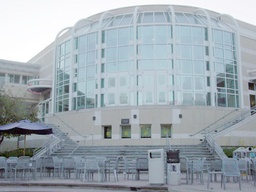
#> input picture price_center20.JPG, 256 x 192 px, shrunk from 600 x 450 before the run
$ jupyter execute --allow-errors 'Homework Prob3 & 4.ipynb'   (older library calls are emulated)
#> lines starting #> are read from the running program, lines starting #| are printed output that depends on the picture; after the words box and inside, x2 and y2 are one past the last pixel; in counts of white or black regions, pixels touching at a corner belong together
[cell 1]
import numpy as np
from PIL import Image
import matplotlib.pyplot as plt
import matplotlib.patches as patches
# open the input images
I1 = np.array(Image.open('price_center20.JPG'), dtype='float')/255.
I2 = np.array(Image.open('price_center21.JPG'), dtype='float')/255.
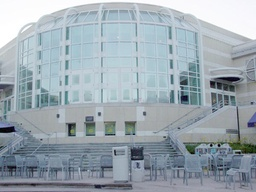
#> input picture price_center21.JPG, 256 x 192 px, shrunk from 600 x 450 before the run

# Display the input images
plt.figure(figsize=(14,8))
plt.subplot(1,2,1)
plt.imshow(I1)
plt.subplot(1,2,2)
plt.imshow(I2)
plt.show()

[cell 2]
def corner(I, w, t, w_nms):
# inputs:
# I is the input image (may be mxn for BW or mxnx3 for RGB)
# w is the size of the window used to compute the gradient matrix N
# t is the minor eigenvalue threshold
# w_nms is the size of the window used for nonmaximal supression
# outputs:
# J0 is the mxn image of minor eigenvalues of N before thresholding
# J1 is the mxn image of minor eigenvalues of N after thresholding
# J2 is the mxn image of minor eigenvalues of N after nonmaximal supression
# pts0 is the 2xk list of coordinates of (pixel accurate) corners
# (ie. coordinates of nonzero values of J2)
# pts1 is the 2xk list of coordinates of subpixel accurate corners
# found using the Forstner detector

    """your code here"""
#> called with w = 13, t = 0.00025, w_nms = 7
    if I.shape[2]==3:
        r, g, b = I[:,:,0], I[:,:,1], I[:,:,2]
        I = 0.2989 * r + 0.5870 * g + 0.1140 * b


    m,n = I.shape[:2]
#> m = 192; n = 256

    J0 = np.zeros((m,n))
    J1 = np.zeros((m,n))
    J2 = np.zeros((m,n))

    w_2=(w-1)//2
    w_num_2=(w_nms-1)//2

    thres=t
    kx=np.array([-1,8,0,-8,1])/12

    Ix0 = np.zeros((m,n))
    Iy0 = np.zeros((n,m))

    for i in range(len(I)):
        Ix0[i]=np.convolve(kx,I[i],'same')

    for i in range(len(I.transpose())):
        Iy0[i]=np.convolve(kx,I.transpose()[i],'same')
    Iy0=Iy0.transpose()
#> Iy0: shape (192, 256) float64

    IxIx=np.multiply(Ix0,Ix0)
    IxIy=np.multiply(Ix0,Iy0)
    IyIx=np.multiply(Iy0,Ix0)
    IyIy=np.multiply(Iy0,Iy0)
    N=np.zeros((2,2))

    pts0 = np.array([0,0])
    pts1 = np.array([0,0])
    N2=np.zeros((2,1))

    for i in range(w_2,m-w_2):
        for j in range(w_2,n-w_2):
            N[0][0]=np.sum(IxIx[i-w_2:i+w_2+1,j-w_2:j+w_2+1])/(w*w)
            N[0][1]=np.sum(IxIy[i-w_2:i+w_2+1,j-w_2:j+w_2+1])/(w*w)
            N[1][0]=np.sum(IyIx[i-w_2:i+w_2+1,j-w_2:j+w_2+1])/(w*w)
            N[1][1]=np.sum(IyIy[i-w_2:i+w_2+1,j-w_2:j+w_2+1])/(w*w)

            #sq_temp=np.trace(N)**2-4*np.linalg.det(N)

            lbd_l=(np.trace(N)-abs(np.trace(N)**2-4*np.linalg.det(N))**0.5)/2
            #lbd_l=(np.trace(N)-((sq_temp>0)*sq_temp)**0.5)/2

            J0[i][j]=lbd_l
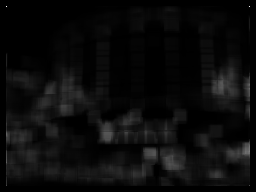
#> J0: shape (192, 256) float64; min 0, max 0.0237, mean 0.00108; drawn with min black and max white
#> after the loop, N = [[0.00695, 8.13e-05], [8.13e-05, 0.0107]]

    J1=np.multiply(J0>thres,J0)

    for i in range(w_num_2,m-w_num_2):
        for j in range(w_num_2,n-w_num_2):
            J2[i][j]=(J1[i][j] == np.max(J1[i-w_num_2:i+w_num_2+1,j-w_num_2:j+w_num_2+1]))*J1[i][j]

    for i in range(m):
        for j in range(n):
            if J2[i][j]>0:
                pts0=np.row_stack((pts0, np.array([i,j])))

    pts0=np.delete(pts0,0,0)

    for [i,j] in pts0:

        x_temp=np.dot(np.ones((w,1)),np.array([range(i-w_2,i+w_2+1)]))
        y_temp=np.dot(np.ones((w,1)),np.array([range(j-w_2,j+w_2+1)]))
        x_temp=x_temp.transpose()

        N[0][0]=np.sum(IxIx[i-w_2:i+w_2+1,j-w_2:j+w_2+1])
        N[0][1]=np.sum(IxIy[i-w_2:i+w_2+1,j-w_2:j+w_2+1])
        N[1][0]=np.sum(IyIx[i-w_2:i+w_2+1,j-w_2:j+w_2+1])
        N[1][1]=np.sum(IyIy[i-w_2:i+w_2+1,j-w_2:j+w_2+1])

        N2[0]=np.sum(np.multiply(x_temp,IxIx[i-w_2:i+w_2+1,j-w_2:j+w_2+1])+\
                     np.multiply(y_temp,IxIy[i-w_2:i+w_2+1,j-w_2:j+w_2+1]))

        N2[1]=np.sum(np.multiply(x_temp,IxIy[i-w_2:i+w_2+1,j-w_2:j+w_2+1])+\
                     np.multiply(y_temp,IyIy[i-w_2:i+w_2+1,j-w_2:j+w_2+1]))

        pts1=np.row_stack((pts1, np.linalg.solve(N,N2).transpose()))
#> this loop made 206 passes
#> pts1 on passes 1 to 3: [[0, 0], [5.68, 5.68]], [[0, 0], [5.68, 5.68], [9.97, 105]], [[0, 0], [5.68, 5.68], [9.97, 105], [9.12, 210]]
#> after the loop, N = [[1.17, 0.0137], [0.0137, 1.8]]; N2 = [222.1, 452.3]; pts1 = 207 pairs, first value 0 to 186.6, second value 0 to 253.1

    pts1=np.delete(pts1,0,0)
#> pts1 = 206 pairs, first value 5.68 to 186.6, second value 4.5 to 253.1
    pts0=pts0.transpose()
    pts1=pts1.transpose()

    return J0, J1, J2, pts0, pts1

[cell 3]
# parameters to tune
w=13
t=0.00025
w_nms=7
# extract corners
J1_0, J1_1, J1_2, pts1_0, pts1_1 = corner(I1, w, t, w_nms)
J2_0, J2_1, J2_2, pts2_0, pts2_1 = corner(I2, w, t, w_nms)
#> call 2 of corner, with w = 13, t = 0.00025, w_nms = 7
#> after the loop in corner (call 2), `for i in range(len(I)):`:
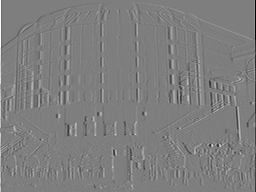
#> Ix0: shape (192, 256) float64; min -0.578, max 0.586, mean -5.02e-05; drawn with min black and max white
#> after the loop in corner (call 2), `for i in range(len(I.transpose())):`:
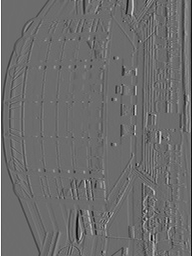
#> Iy0: shape (256, 192) float64; min -0.443, max 0.594, mean -0.00114; drawn with min black and max white
#> after the loop in corner (call 2), `for i in range(w_2,m-w_2):`:
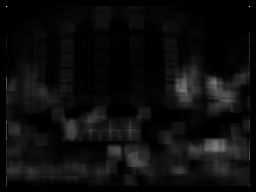
#> J0: shape (192, 256) float64; min 0, max 0.0245, mean 0.00127; drawn with min black and max white
#> after the loop in corner (call 2), `for i in range(w_2,m-w_2):`: N = [[0.00912, 8.12e-05], [8.12e-05, 0.0115]]
#> the loop in corner (call 2), `for [i,j] in pts0: ` made 212 passes
#> pts1 on passes 1 to 3: [[0, 0], [5.68, 5.68]], [[0, 0], [5.68, 5.68], [9.42, 63]], [[0, 0], [5.68, 5.68], [9.42, 63], [8.39, 174]]
#> after the loop in corner (call 2), `for [i,j] in pts0:`: N = [[1.54, 0.0137], [0.0137, 1.95]]; N2 = [289.4, 486.9]; pts1 = 213 pairs, first value 0 to 185.6, second value 0 to 252.6
#> in corner (call 2), `pts1=np.delete(pts1,0,0)`: pts1 = 212 pairs, first value 5.68 to 185.6, second value 3.06 to 252.6
# Display results
plt.figure(figsize=(14,24))
# show pre-thresholded corner heat map
plt.subplot(4,2,1)
plt.imshow(J1_0)
plt.subplot(4,2,2)
plt.imshow(J2_0)
# show thresholded corner heat map
plt.subplot(4,2,3)
plt.imshow(J1_1)
plt.subplot(4,2,4)
plt.imshow(J2_1)
# show corner heat map after nonmaximal supression
plt.subplot(4,2,5)
plt.imshow(J1_2)
plt.subplot(4,2,6)
plt.imshow(J2_2)
# show corners on origional images
ax = plt.subplot(4,2,7)
plt.imshow(I1)
# draw rectangles of size w around corners
for i in range(pts1_0.shape[1]):
    y,x = pts1_0[:,i]
    ax.add_patch(patches.Rectangle((x-w/2,y-w/2),w,w, fill=False))
#> this loop made 206 passes
#> (y, x) on passes 1 to 3: (6, 6), (6, 105), (6, 210)
plt.plot(pts1_0[1,:], pts1_0[0,:], '.r') # display pixel accurate corners
plt.plot(pts1_1[1,:], pts1_1[0,:], '.g') # display subpixel corners
plt.title('found %d corners'%pts1_0.shape[1])
ax = plt.subplot(4,2,8)
plt.imshow(I2)
for i in range(pts2_0.shape[1]):
    y,x = pts2_0[:,i]
    ax.add_patch(patches.Rectangle((x-w/2,y-w/2),w,w, fill=False))
#> this loop made 212 passes
#> (y, x) on passes 1 to 3: (6, 6), (6, 63), (6, 174)
plt.plot(pts2_0[1,:], pts2_0[0,:], '.r')
plt.plot(pts2_1[1,:], pts2_1[0,:], '.g')
plt.title('found %d corners'%pts2_0.shape[1])
plt.show()

[cell 4]
def match(I1, I2, pts1, pts2, w, t, d, p):
    # inputs:
    # I1, I2 are the input images
    # pts1, pts2 are the point to be matched
    # w is the size of the window to compute correlation coefficients
    # t is the correlation coefficient threshold
    # d distance ration threshold
    # p is the proximity threshold
    # outputs:
    # inds is a 2xk matrix of matches where inds[0,i] indexs a point pts1
    # and inds[1,i] indexs a point in pts2, where k is the number of matches
    # scores is a vector of length k that contains the correlation
    # coefficients of the matches
    """your code here"""
#> called with pts1 = array of shape (2, 206), pts2 = array of shape (2, 212), w = 35, t = 0.3, d = 1.1, p = 88

    pts1=pts1.transpose()
#> pts1 = 206 pairs, first value 5.68 to 186.6, second value 4.5 to 253.1
    pts2=pts2.transpose()
#> pts2 = 212 pairs, first value 5.68 to 185.6, second value 3.06 to 252.6

    w_2=(w-1)//2
    m_corr,n_corr = 0,0
    corr_mat = np.zeros((pts1.shape[0],pts2.shape[0]))-1


    '''
        I1_bw=
        r, g, b = I[:,:,0], I[:,:,1], I[:,:,2]
        I = 0.2989 * r + 0.5870 * g + 0.1140 * b
    '''


    for [i1,j1] in pts1:
        if (i1-w_2<0) or (i1+w_2+1>I1.shape[0]) or (j1-w_2 < 0) or (j1 + w_2+1>I1.shape[1]):
            m_corr=m_corr+1
            n_corr=0
            continue

        i1=int(round(i1))
        j1=int(round(j1))


        win_temp0=I1[i1-w_2:i1+w_2+1,j1-w_2:j1+w_2+1][0]
        win_temp1=I1[i1-w_2:i1+w_2+1,j1-w_2:j1+w_2+1][1]
        win_temp2=I1[i1-w_2:i1+w_2+1,j1-w_2:j1+w_2+1][2]

        win_mean1_0= win_temp0 - np.mean(win_temp0)
        win_mean1_1= win_temp1 - np.mean(win_temp1)
        win_mean1_2= win_temp2 - np.mean(win_temp2)

        win_sigma1_0=(np.sum(win_mean1_0**2))**0.5
        win_sigma1_1=(np.sum(win_mean1_1**2))**0.5
        win_sigma1_2=(np.sum(win_mean1_2**2))**0.5


        for [i2,j2] in pts2:


            if i2-w_2<0 or i2+w_2+1>I2.shape[0] or j2-w_2 < 0 or j2 + w_2+1>I2.shape[1]:
                n_corr=n_corr+1
                continue

            i2=int(round(i2))
            j2=int(round(j2))

            if np.linalg.norm(np.array(([i1-i2,j1-j2]))) < p:

                win_temp0=I2[i2-w_2:i2+w_2+1,j2-w_2:j2+w_2+1][0]
                win_temp1=I2[i2-w_2:i2+w_2+1,j2-w_2:j2+w_2+1][1]
                win_temp2=I2[i2-w_2:i2+w_2+1,j2-w_2:j2+w_2+1][2]

                win_mean2_0= win_temp0 - np.mean(win_temp0)
                win_mean2_1= win_temp1 - np.mean(win_temp1)
                win_mean2_2= win_temp2 - np.mean(win_temp2)

                win_sigma2_0=(np.sum(win_mean2_0**2))**0.5
                win_sigma2_1=(np.sum(win_mean2_1**2))**0.5
                win_sigma2_2=(np.sum(win_mean2_2**2))**0.5

                corr_val0=np.sum(np.multiply(win_mean1_0,win_mean2_0))/(win_sigma1_0*win_sigma2_0)
                corr_val1=np.sum(np.multiply(win_mean1_1,win_mean2_1))/(win_sigma1_1*win_sigma2_1)
                corr_val2=np.sum(np.multiply(win_mean1_2,win_mean2_2))/(win_sigma1_2*win_sigma2_2)

                #corr_mat[m_corr][n_corr]=np.sum(np.multiply(win_mean1,win_mean2))/\
                #(win_sigma1*win_sigma2)

                corr_mat[m_corr][n_corr]=min(corr_val0,corr_val1,corr_val2)

            n_corr=n_corr+1
        m_corr=m_corr+1
        n_corr=0
#> this loop made 206 passes
#> (i1, j1) on passes 1, 2, 3, 4, 5, 6, 7, 9, 10, 11, 12, 13: (5.68, 5.68), (9.97, 105), (9.12, 210), (5.68, 249.3), (12.07, 167.8), (13.39, 137), (15.57, 201.4), (14.38, 147.8), (16.19, 142.9), (14.85, 165.1), (16.56, 173.3), (16.48, 194.6)
#> (i1, j1, win_sigma1_0, win_sigma1_1, win_sigma1_2) on passes 8, 14, 15, 16, 17, 19: (19, 103, 0.0462, 0.0468, 0.0456), (20, 222, 0.0857, 0.0902, 0.0944), (22, 91, 0.0408, 0.0431, 0.0443), (19, 114, 0.0587, 0.0666, 0.0585), (26, 167, 0.312, 0.381, 0.386), (30, 211, 0.971, 0.527, 0.674)
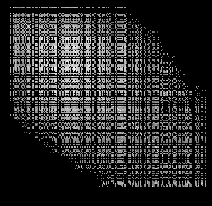
#> corr_mat: shape (206, 212) float64; min -1, max 0.986, mean -0.663; drawn with min black and max white
#> after the loop, m_corr = 206
    print('coeff done')

    corr_mask = np.ones((list(corr_mat.shape)), dtype = np.bool)
    inds=np.zeros((1,2),dtype=int)

    for i in range(corr_mask.shape[0]):
        for j in range(corr_mask.shape[1]):

            if corr_mask[i][j] and corr_mat[i][j]>t:
                max_temp=corr_mat[i][j]
                corr_mat[i][j]=-1
                max_next=max(max(corr_mat[i,:]),max(corr_mat[:,j]))
                corr_mat[i][j]=max_temp
                if (1-max_temp)<(1-max_next)*d:
                    inds= np.row_stack((inds,np.array(([i,j]))))
                    corr_mask[i,:]=False
                    corr_mask[:,j]=False
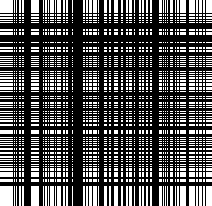
#> corr_mask: shape (206, 212) bool; 30.8% white in thin lines or dots

    inds=(inds.transpose())
    inds=np.delete(inds,0,1)


    print('loop end')

    scores = np.random.rand(200)
    return inds, scores

[cell 5]
#parameters to tune
w1 = 35
t1 = 0.3
d1 = 1.1
p1 = 88
# do the matching
inds, scores = match(I1, I2, pts1_1, pts2_1, w1, t1, d1, p1)
#> scores = 200 values, max 0.999 at index 149, min 0.0047 at index 99, mean 0.5
# display the results
plt.figure(figsize=(14,8))
ax1 = plt.subplot(1,2,1)

#plt.imshow(np.hstack((I1,I2)))
plt.imshow(I1)
ax2 = plt.subplot(1,2,2)
plt.imshow(I2)
for i in range(inds.shape[1]):
    ii = inds[0,i]
    jj = inds[1,i]
    x1 = pts1_1[0,ii]
    x2 = pts2_1[0,jj]# + I1.shape[1]
    y1 = pts1_1[1,ii]
    y2 = pts2_1[1,jj]

    x1,y1=y1,x1
    x2,y2=y2,x2

    ax1.plot([x1, x2],[y1, y2],'-r')

    ax2.plot([x1, x2],[y1, y2],'-r')

    ax1.add_patch(patches.Rectangle((x1-w1/2,y1-w1/2),w1,w1, fill=False))
    ax2.add_patch(patches.Rectangle((x2-w1/2,y2-w1/2),w1,w1, fill=False))
#> this loop made 93 passes
#> (ii, jj, x1, x2, y1, y2) on pass 1: (13, 13, 221.6, 184.6, 19.6, 20.14)

plt.title('found %d putative matches' %inds.shape[1])

plt.show()

[cell 6]
### correlation coefficient with all windows in images


pts1=pts1_1.transpose()
pts2=pts2_1.transpose()
w=31
t=0
d=12
p=np.inf

w_2=(w-1)//2
m_corr,n_corr = 0,0
corr_mat = np.zeros((pts1.shape[0],pts2.shape[0]))-1


for [i1,j1] in pts1:
    if (i1-w_2<0) or (i1+w_2+1>I1.shape[0]) or (j1-w_2 < 0) or (j1 + w_2+1>I1.shape[1]):
        m_corr=m_corr+1
        n_corr=0
        continue
    i1=int(round(i1))
    j1=int(round(j1))

    win_temp=I1[i1-w_2:i1+w_2+1,j1-w_2:j1+w_2+1]
    win_mean1= win_temp - np.mean(win_temp)
    win_sigma1=(np.sum(win_mean1**2))**0.5
    for [i2,j2] in pts2:
        if i2-w_2<0 or i2+w_2+1>I2.shape[0] or j2-w_2 < 0 or j2 + w_2+1>I2.shape[1]:
            n_corr=n_corr+1
            continue

        i2=int(round(i2))
        j2=int(round(j2))
        #corr_coef calcuate

        win_temp=I2[i2-w_2:i2+w_2+1,j2-w_2:j2+w_2+1]

        win_mean2= win_temp - np.mean(win_temp)
        win_sigma2=(np.sum(win_mean2**2))**0.5

        corr_mat[m_corr][n_corr]=np.sum(np.multiply(win_mean1,win_mean2))/\
        (win_sigma1*win_sigma2)

        n_corr=n_corr+1
    m_corr=m_corr+1
    n_corr=0
#> this loop made 206 passes

print('corr_coef done')

[cell 7]
plt.figure(figsize=(10 ,8))
plt.imshow(corr_mat)
plt.show()

[cell 8]
# 1 to 1 map by go through
corr_mask = np.ones((list(corr_mat.shape)), dtype = np.bool)
flag=1
inds=np.zeros((1,2),dtype=int)
d=0.6
#while np.max(np.multiply(corr_mat,corr_mask))>t: # flag need to be deleted
for i in range(corr_mask.shape[0]):
    for j in range(corr_mask.shape[1]):

        if corr_mask[i][j] and corr_mat[i][j]>t:
            max_temp=corr_mat[i][j]
            corr_mat[i][j]=-1
            max_next=max(max(corr_mat[i,:]),max(corr_mat[:,j]))
            corr_mat[i][j]=max_temp
            if (1-max_temp)<(1-max_next)*d:
                inds= np.row_stack((inds,np.array(([i,j]))))
                corr_mask[i,:]=False
                corr_mask[:,j]=False
#> corr_mask: shape (206, 212) bool; 42.3% white; 2450 white regions (2251 under 20 px), largest, box (x1, y1, x2, y2) and area: (48, 0, 62, 13) 182, (0, 0, 13, 13) 169, (48, 194, 62, 206) 168

inds=(inds.transpose())
inds=np.delete(inds,0,1)


print('loop end')

[cell 9]
#plt.figure(figsize=(20,30))
corr_mask[:,20]=False
#plt.imshow(corr_mask)
#plt.show()

[cell 10]
plt.figure(figsize=(14,8))
ax = plt.subplot(1,1,1)
#plt.imshow(np.hstack((I1,I2)))
plt.imshow(I1)
for i in range(inds.shape[1]):
    ii = inds[0,i]
    jj = inds[1,i]
    x1 = pts1_1[0,ii]
    x2 = pts2_1[0,jj]# + I1.shape[1]
    y1 = pts1_1[1,ii]
    y2 = pts2_1[1,jj]
    x1,y1=y1,x1
    x2,y2=y2,x2

    plt.plot([x1, x2],[y1, y2],'-r')
    ax.add_patch(patches.Rectangle((x1-w1/2,y1-w1/2),w1,w1, fill=False))
    #ax.add_patch(patches.Rectangle((x2-w1/2,y2-w1/2),w1,w1, fill=False))
plt.title('found %d putative matches'%inds.shape[1])
plt.show()
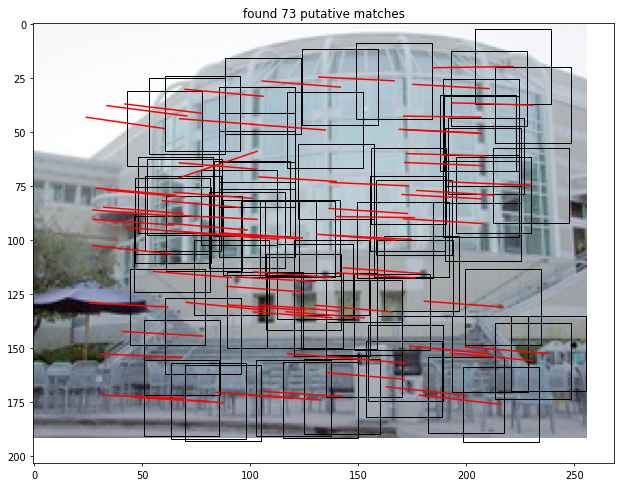
#> figure drawn by matplotlib, 1 panel

[cell 11]
# parameters to tune
w1 = 13
t1 = 0
d1 = 12
p1 = np.inf
# do the matching
inds, scores = match(I1, I2, pts1_1, pts2_1, w1, t1, d1, p1)
#> the loop in match (call 2), `for [i1,j1] in pts1:` made 206 passes
#> after the loop in match (call 2), `for i in range(corr_mask.shape[0]):`: corr_mask: shape (206, 212) bool; 0.81% white in thin lines or dots
# display the results
plt.figure(figsize=(14,8))
ax = plt.subplot(1,1,1)
#plt.imshow(np.hstack((I1,I2)))
plt.imshow(I1)
for i in range(inds.shape[1]):
    ii = inds[0,i]
    jj = inds[1,i]
    x1 = pts1_1[0,ii]
    x2 = pts2_1[0,jj]# + I1.shape[1]
    y1 = pts1_1[1,ii]
    y2 = pts2_1[1,jj]
    plt.plot([x1, x2],[y1, y2],'-r')
    ax.add_patch(patches.Rectangle((x1-w1/2,y1-w1/2),w1,w1, fill=False))
    #ax.add_patch(patches.Rectangle((x2-w1/2,y2-w1/2),w1,w1, fill=False))
plt.title('found %d putative matches'%inds.shape[1])
plt.show()
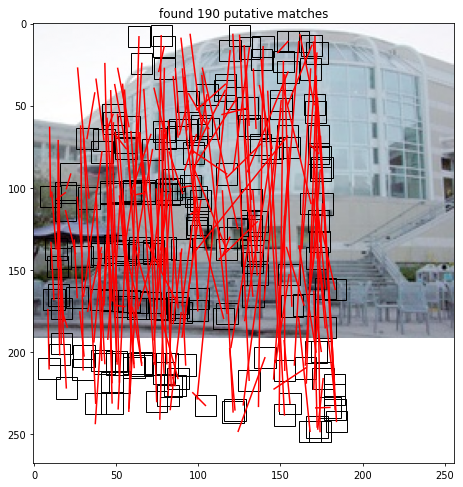
#> figure drawn by matplotlib, 1 panel

#> (a cell that did not finish here is left out)

[cell 13]
#arr = np.ones((3,2), dtype = np.bool)
a=np.array(([3,2,4],[5,3,2],[4,5,6]))
for i in a:
    print(i)

[cell 14]
pts1_1.shape
#> Out = (2, 206)

[cell 15]
I=I1
m,n = I.shape[:2]

J0 = np.zeros((m,n))
J1 = np.zeros((m,n))
J2 = np.zeros((m,n))

w=15
w_2=(w-1)//2

w_num=7
w_num_2=(w_num-1)//2

thres=0
kx=np.array([-1,8,0,-8,1])/12

Ix0 = np.zeros((m,n))
Iy0 = np.zeros((n,m))

#> (the rest of this cell did not finish here and is left out)

[cell 16]
#I1, I2, pts1, pts2, w, t, d, p
# correlation coefficient calculation with window adjusted
pts1=pts1_1.transpose()
pts2=pts2_1.transpose()
w=11
t=0
d=12
p=np.inf

w_2=(w-1)//2
m_corr,n_corr = 0,0
corr_mat = np.zeros((pts1.shape[0],pts2.shape[0]))

for [i1,j1] in pts1:
    for [i2,j2] in pts2:

        i1=int(round(i1))
        j1=int(round(j1))
        i2=int(round(i2))
        j2=int(round(j2))

        up_1=j1-max(j1-w_2,0)
        dwn1=min(j1+w_2+1,I1.shape[1])-j1
        lft1=i1-max(i1-w_2,0)
        rht1=min(i1+w_2+1,I1.shape[0])-i1

        up_2=j2-max(j2-w_2,0)
        dwn2=min(j2+w_2+1,I2.shape[1])-j2
        lft2=i2-max(i2-w_2,0)
        rht2=min(i2+w_2+1,I2.shape[0])-i2

        up_min = min(up_1 , up_2)
        dwnmin = min(dwn1 , dwn2)
        lftmin = min(lft1 , lft2)
        rhtmin = min(rht1 , rht2)

        win_temp=I1[i1-lftmin:i1+rhtmin,j1-up_min:j1+dwnmin]
        win_mean1= win_temp - np.mean(win_temp)
        win_sigma1=(np.sum(win_mean1**2))**0.5

        #corr_coef calcuate

        win_temp=I2[i2-lftmin:i2+rhtmin,j2-up_min:j2+dwnmin]

        win_mean2= win_temp - np.mean(win_temp)
        win_sigma2=(np.sum(win_mean2**2))**0.5
        corr_mat[m_corr][n_corr]=np.sum(np.multiply(win_mean1,win_mean2))/\
        (win_sigma1*win_sigma2)


        n_corr=n_corr+1
    m_corr=m_corr+1
    n_corr=0
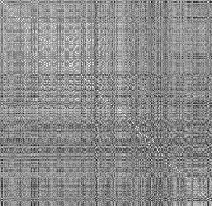
#> corr_mat: shape (206, 212) float64; min -0.824, max 0.989, mean 0.175; drawn with min black and max white

#while np.max(corr_mat)>t:
   # max_temp=np.max(corr_mat)

print('done_co_eff')
